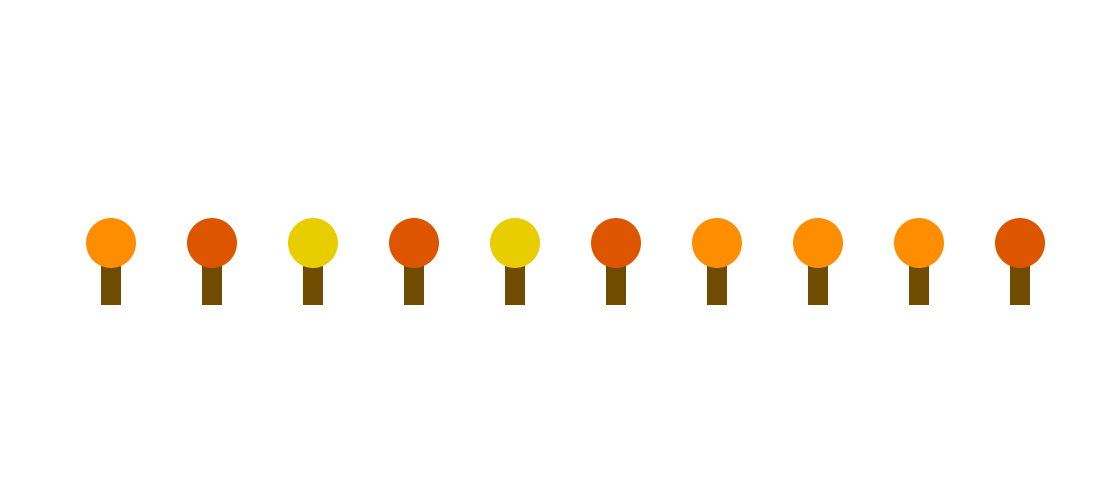
Frame 1 (no input)
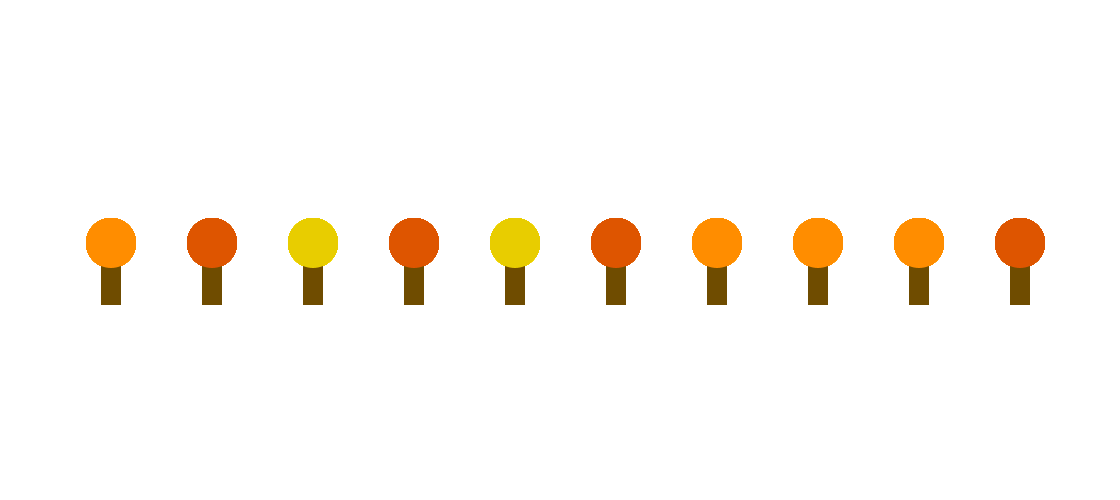
Frame 60 (the mouse pressed at the canvas centre just before this capture)
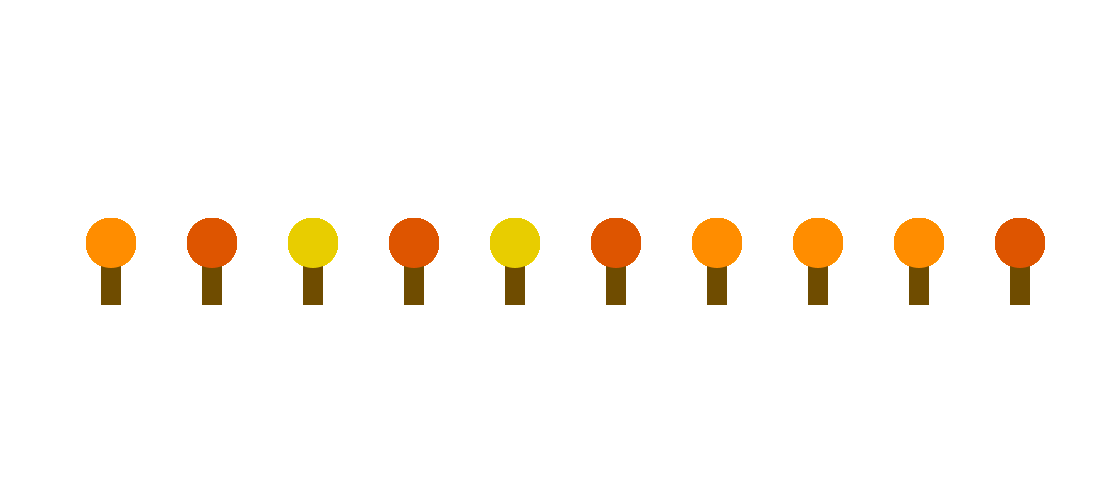
Frame 120 (the mouse held since frame 60 and released just before this capture)

The Processing sketch that drew these frames (run headless with seeded random() and noise(); from frame 60 on, the mouse is pressed at the canvas centre):

// Processing sketch: Forest_Trees_Alternative
// ── Forest_Trees_Alternative.pde
final int numOfTrees = 10;

class Tree 
{
  
  float treeX;
  float treeY;
  int treeTrunkWidth;
  int treeTrunkHeight;
  int treeTropRadius;
  color currentTreeColor;
  color[] assignTreeColor = new color[4];
  
  Tree(float setX, float setY)
  {
    
    // colors for array 
    this.assignTreeColor[0] = color(222, 85, 0);    // crimson red
    this.assignTreeColor[1] = color(255,141, 0);    // orange
    this.assignTreeColor[2] = color(232, 205, 0);   // yellow
    this.assignTreeColor[3] = color(193, 101, 2);   // orange-brown 
    
    
    // save x and y location
    this.treeX = setX;
    this.treeY = setY;
    
    // set values for width, height and radius of tree
    this.treeTrunkWidth = 20;
    this.treeTrunkHeight = 40;
    this.treeTropRadius = 50;
    
    this.currentTreeColor = assignTreeColor[(int)random(3)];
  
  }
  
}


// create forest array with numOfTrees spots 
Tree[] forestArray = new Tree[numOfTrees];

void setup()
{
  
  size(1120, 500);
  background(255);
  
  float spaceBetween = width / (numOfTrees + 1);
  float treeYLocation = height/2;
  
  // create 10 tree objects in array 
  for(int i = 0; i < numOfTrees; i++)
  {
    
    float treeXLocation = spaceBetween * (i + 1);
    
    forestArray[i] = new Tree(treeXLocation, treeYLocation);
  }

}

void draw()
{
  
  for(int i = 0; i < numOfTrees; i++)
  {
    
    Tree currentTreeToDraw = forestArray[i];
    drawTree(currentTreeToDraw);
  
  }
  
}


void drawTree(Tree insertTree)
{
  
  float treeTopX = insertTree.treeX + 10;
  float treeTopY = insertTree.treeY - 7;
  float treeTrunkX = insertTree.treeX;
  float treeTrunkY = insertTree.treeY + 15;
  
  //trunk
  noStroke();
  fill(111, 76, 0);
  rect(treeTrunkX, treeTrunkY, insertTree.treeTrunkWidth, insertTree.treeTrunkHeight);
  
  //tree top
  fill(insertTree.currentTreeColor);
  ellipse(treeTopX, treeTopY, insertTree.treeTropRadius, insertTree.treeTropRadius);
  

}
